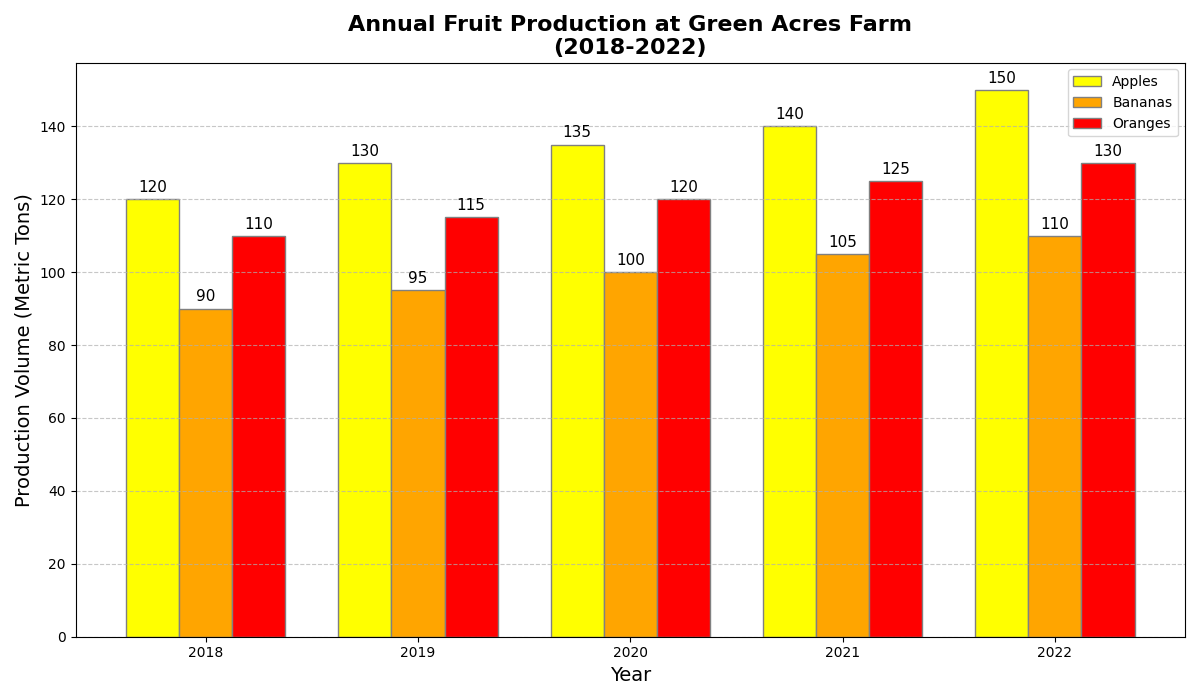

Write the Python code that produced this figure.
import matplotlib.pyplot as plt
import numpy as np

years = np.arange(2018, 2023)

apples_production = [120, 130, 135, 140, 150]
bananas_production = [90, 95, 100, 105, 110]
oranges_production = [110, 115, 120, 125, 130]

bar_width = 0.25

r1 = np.arange(len(years))
r2 = [x + bar_width for x in r1]
r3 = [x + bar_width for x in r2]

fig, ax = plt.subplots(figsize=(12, 7))

bars1 = ax.bar(r1, apples_production, color='yellow', width=bar_width, edgecolor='grey', label='Apples')
bars2 = ax.bar(r2, bananas_production, color='orange', width=bar_width, edgecolor='grey', label='Bananas')
bars3 = ax.bar(r3, oranges_production, color='red', width=bar_width, edgecolor='grey', label='Oranges')

def add_labels(bars, ax):
    for bar in bars:
        height = bar.get_height()
        ax.annotate(f'{height}', 
                    xy=(bar.get_x() + bar.get_width() / 2, height),
                    xytext=(0, 3),
                    textcoords="offset points",
                    ha='center', va='bottom', fontsize=11)

add_labels(bars1, ax)
add_labels(bars2, ax)
add_labels(bars3, ax)

ax.set_title("Annual Fruit Production at Green Acres Farm\n(2018-2022)", fontsize=16, fontweight='bold')
ax.set_xlabel("Year", fontsize=14)
ax.set_ylabel("Production Volume (Metric Tons)", fontsize=14)
ax.set_xticks([r + bar_width for r in range(len(years))])
ax.set_xticklabels(years)
ax.legend()

ax.grid(axis='y', linestyle='--', alpha=0.7)

plt.tight_layout()
plt.show()
